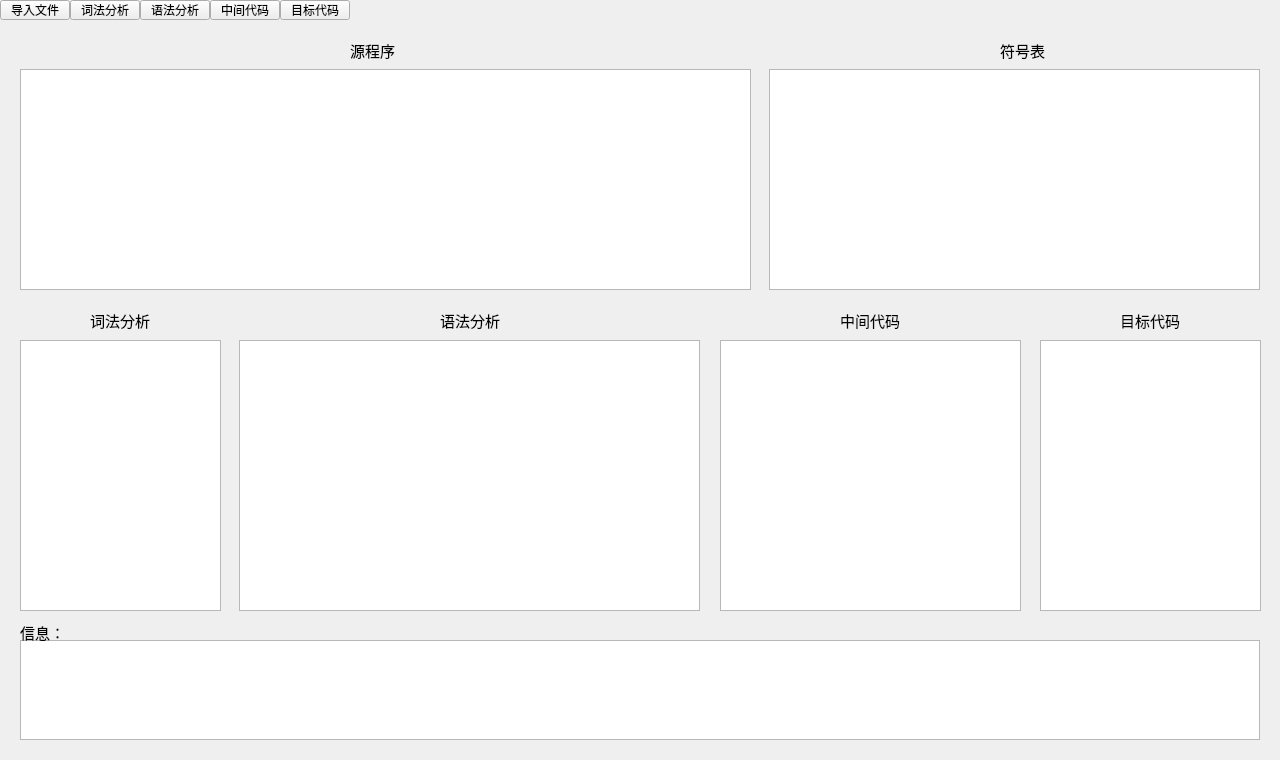
<?xml version="1.0" encoding="UTF-8"?>
<ui version="4.0">
 <class>Widget</class>
 <widget class="QWidget" name="Widget">
  <property name="geometry">
   <rect>
    <x>0</x>
    <y>0</y>
    <width>1280</width>
    <height>760</height>
   </rect>
  </property>
  <property name="windowTitle">
   <string>Widget</string>
  </property>
  <widget class="QPushButton" name="pushButton_input">
   <property name="geometry">
    <rect>
     <x>0</x>
     <y>0</y>
     <width>70</width>
     <height>20</height>
    </rect>
   </property>
   <property name="text">
    <string>导入文件</string>
   </property>
  </widget>
  <widget class="QPushButton" name="pushButton_lex">
   <property name="geometry">
    <rect>
     <x>70</x>
     <y>0</y>
     <width>70</width>
     <height>20</height>
    </rect>
   </property>
   <property name="text">
    <string>词法分析</string>
   </property>
  </widget>
  <widget class="QPushButton" name="pushButton_gram">
   <property name="geometry">
    <rect>
     <x>140</x>
     <y>0</y>
     <width>70</width>
     <height>20</height>
    </rect>
   </property>
   <property name="text">
    <string>语法分析</string>
   </property>
  </widget>
  <widget class="QPushButton" name="pushButton_format">
   <property name="geometry">
    <rect>
     <x>210</x>
     <y>0</y>
     <width>70</width>
     <height>20</height>
    </rect>
   </property>
   <property name="text">
    <string>中间代码</string>
   </property>
  </widget>
  <widget class="QPushButton" name="pushButton_targin">
   <property name="geometry">
    <rect>
     <x>280</x>
     <y>0</y>
     <width>70</width>
     <height>20</height>
    </rect>
   </property>
   <property name="text">
    <string>目标代码</string>
   </property>
  </widget>
  <widget class="QTextEdit" name="textEdit_info">
   <property name="geometry">
    <rect>
     <x>20</x>
     <y>640</y>
     <width>1240</width>
     <height>100</height>
    </rect>
   </property>
  </widget>
  <widget class="QLabel" name="label_info">
   <property name="geometry">
    <rect>
     <x>20</x>
     <y>622</y>
     <width>61</width>
     <height>20</height>
    </rect>
   </property>
   <property name="font">
    <font>
     <family>Agency FB</family>
     <pointsize>11</pointsize>
    </font>
   </property>
   <property name="text">
    <string>信息：</string>
   </property>
  </widget>
  <widget class="QTextEdit" name="textEdit_source">
   <property name="geometry">
    <rect>
     <x>20</x>
     <y>69</y>
     <width>731</width>
     <height>221</height>
    </rect>
   </property>
  </widget>
  <widget class="QTextEdit" name="textEdit_table">
   <property name="geometry">
    <rect>
     <x>769</x>
     <y>69</y>
     <width>491</width>
     <height>221</height>
    </rect>
   </property>
  </widget>
  <widget class="QTextEdit" name="textEdit_format">
   <property name="geometry">
    <rect>
     <x>720</x>
     <y>340</y>
     <width>301</width>
     <height>271</height>
    </rect>
   </property>
  </widget>
  <widget class="QTextEdit" name="textEdit_lex">
   <property name="geometry">
    <rect>
     <x>20</x>
     <y>340</y>
     <width>201</width>
     <height>271</height>
    </rect>
   </property>
  </widget>
  <widget class="QTextEdit" name="textEdit_gram">
   <property name="geometry">
    <rect>
     <x>239</x>
     <y>340</y>
     <width>461</width>
     <height>271</height>
    </rect>
   </property>
  </widget>
  <widget class="QTextEdit" name="textEdit_targin">
   <property name="geometry">
    <rect>
     <x>1040</x>
     <y>340</y>
     <width>221</width>
     <height>271</height>
    </rect>
   </property>
  </widget>
  <widget class="QLabel" name="lable_source">
   <property name="geometry">
    <rect>
     <x>350</x>
     <y>40</y>
     <width>61</width>
     <height>20</height>
    </rect>
   </property>
   <property name="font">
    <font>
     <family>Agency FB</family>
     <pointsize>11</pointsize>
    </font>
   </property>
   <property name="text">
    <string>源程序</string>
   </property>
  </widget>
  <widget class="QLabel" name="lable_table">
   <property name="geometry">
    <rect>
     <x>1000</x>
     <y>40</y>
     <width>61</width>
     <height>20</height>
    </rect>
   </property>
   <property name="font">
    <font>
     <family>Agency FB</family>
     <pointsize>11</pointsize>
    </font>
   </property>
   <property name="text">
    <string>符号表</string>
   </property>
  </widget>
  <widget class="QLabel" name="lable_lex">
   <property name="geometry">
    <rect>
     <x>90</x>
     <y>310</y>
     <width>61</width>
     <height>20</height>
    </rect>
   </property>
   <property name="font">
    <font>
     <family>Agency FB</family>
     <pointsize>11</pointsize>
    </font>
   </property>
   <property name="text">
    <string>词法分析</string>
   </property>
  </widget>
  <widget class="QLabel" name="label_gram">
   <property name="geometry">
    <rect>
     <x>440</x>
     <y>310</y>
     <width>61</width>
     <height>20</height>
    </rect>
   </property>
   <property name="font">
    <font>
     <family>Agency FB</family>
     <pointsize>11</pointsize>
    </font>
   </property>
   <property name="text">
    <string>语法分析</string>
   </property>
  </widget>
  <widget class="QLabel" name="label_format">
   <property name="geometry">
    <rect>
     <x>840</x>
     <y>310</y>
     <width>61</width>
     <height>20</height>
    </rect>
   </property>
   <property name="font">
    <font>
     <family>Agency FB</family>
     <pointsize>11</pointsize>
    </font>
   </property>
   <property name="text">
    <string>中间代码</string>
   </property>
  </widget>
  <widget class="QLabel" name="label_targin">
   <property name="geometry">
    <rect>
     <x>1120</x>
     <y>310</y>
     <width>61</width>
     <height>20</height>
    </rect>
   </property>
   <property name="font">
    <font>
     <family>Agency FB</family>
     <pointsize>11</pointsize>
    </font>
   </property>
   <property name="text">
    <string>目标代码</string>
   </property>
  </widget>
 </widget>
 <layoutdefault spacing="6" margin="11"/>
 <resources/>
 <connections/>
</ui>
